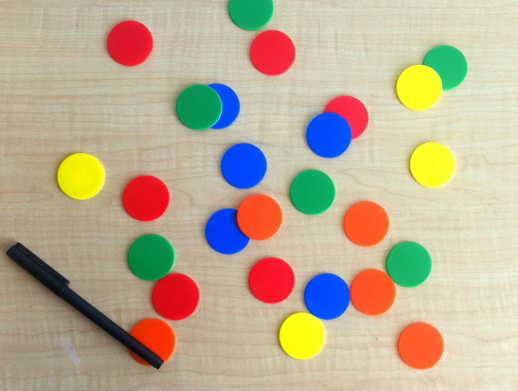
%> input picture Matlab_Kodlari/daire.png, 518 x 391 px
$ octave yiqdeneme2.m   (GNU Octave 9; MATLAB toolbox functions it lacks are replaced by stand-ins)
%> lines starting %> are read from the running program, lines starting %| are printed output that depends on the picture; in (x1, y1, x2, y2) boxes, pixels count from 0 and x2, y2 are one past the last pixel; in counts of white or black regions, pixels touching at a corner belong together; the program's own positions count from 1
%Resmin matlab ortamına alınması
i = imread('C:\Users\ahmet\OneDrive\Masaüstü\BİTİRME PROJESİ\Görüntü işleme\daire.png');
%> i is the input picture: size 391x518x3 uint8; mean R, G, B 188.3, 173.3, 148.1

%Orjinal resim üzerinde edge işlemi (Gri seviye)
img = rgb2gray(i);
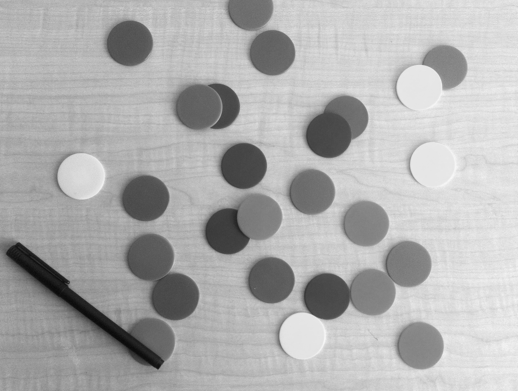
%> img: size 391x518 uint8; min 10, max 247, mean 174.9
Orjed1 = edge(img,'Prewitt');
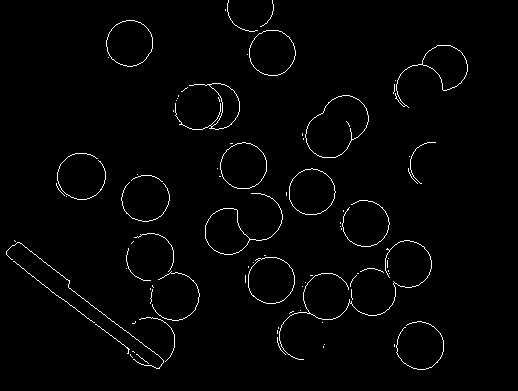
%> Orjed1: size 391x518 logical; 1.7% white in thin lines or dots, all inside (x1, y1, x2, y2) = (6, 0, 468, 370)

%RGB den YIQ renk uzayına dönüştürme
YUQim = rgb2ntsc(i);
%> YUQim: size 391x518x3 double; mean of channels 1, 2, 3 0.686, 0.067, -0.0183

%YIQ renk kanallarına ayırma işlemi
Y= YUQim(:,:,1);
I= YUQim(:,:,2);
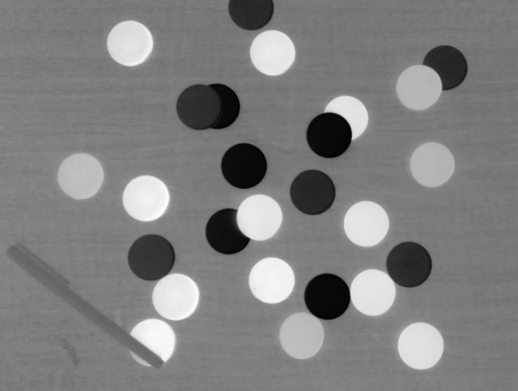
%> I: size 391x518 double; min -0.429, max 0.562, mean 0.067; drawn with min black and max white
Q= YUQim(:,:,3);
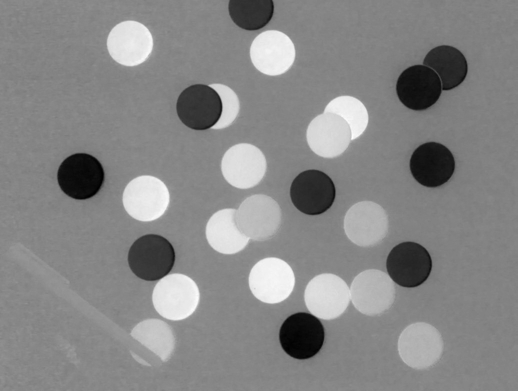
%> Q: size 391x518 double; min -0.313, max 0.243, mean -0.0183; drawn with min black and max white

%Her renk kanalında kenar bulma işlemi
Ye = edge(Y,'Prewitt');
Ie = edge(I,'Prewitt');
%> Ie: size 391x518 logical; 1.5% white in thin lines or dots, all inside (x1, y1, x2, y2) = (57, 0, 468, 370)
Qe = edge(Q,'Prewitt');
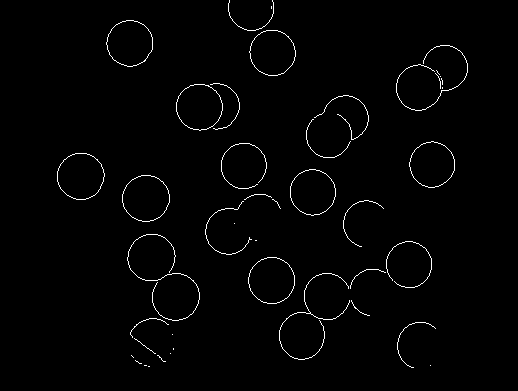
%> Qe: size 391x518 logical; 1.4% white in thin lines or dots, all inside (x1, y1, x2, y2) = (57, 0, 468, 368)

%Her bir renk kanalından gelen kenarları ekleyerek birleştirme
T1 = imadd(double(Ye),double(Ie));
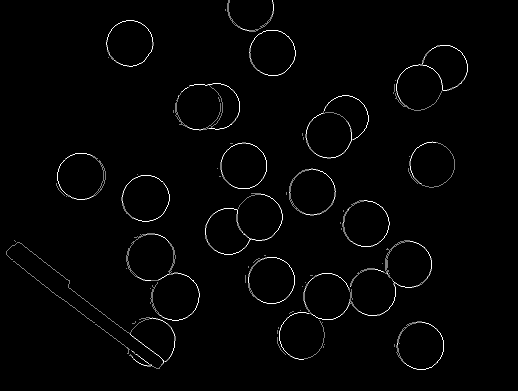
%> T1: size 391x518 double; min 0, max 2, mean 0.0321; drawn with min black and max white
T = imadd(T1,double(Qe));

%Her bir renk kanalından gelen kenarları mantıksal OR işlemiyle birleştirme
Tor1 = bitor(Ye,Ie);
Tor = bitor(Tor1,Qe);

%CAT fonksiyonu ile 3 boyutlu hale getirme
S1 = cat(3,Ye,Ie,Qe);
%> S1: size 391x518x3 logical; mean of channels 1, 2, 3 0.0168, 0.0153, 0.0141
S = ntsc2rgb(double(S1)); %RGB den YIQ renk uzayına dönüştürme
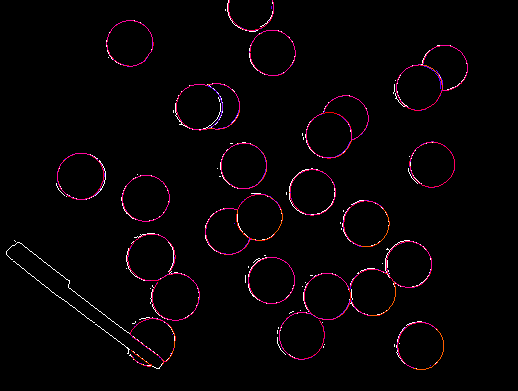
%> S: size 391x518x3 double; mean R, G, B 0.024, 0.00879, 0.016

%Sonuçlar
figure
subplot(3,4,1),imshow(i),title('Orjinal')
subplot(3,4,2),imagesc(Y),title('Y')
subplot(3,4,3),imagesc(I),title('I')
subplot(3,4,4),imagesc(Q),title('Q')
subplot(3,4,5),imshow(Ye),title('Y edge')
subplot(3,4,6),imshow(Ie),title('I edge')
subplot(3,4,7),imshow(Qe),title('Q edge')
subplot(3,4,8),imshow(T),title('Toplam')
subplot(3,4,9),imshow(Orjed1),title('Orjinal Edge')
subplot(3,4,10),imshow(Tor),title('OR')
subplot(3,4,11),imshow(S),title('CAT')
